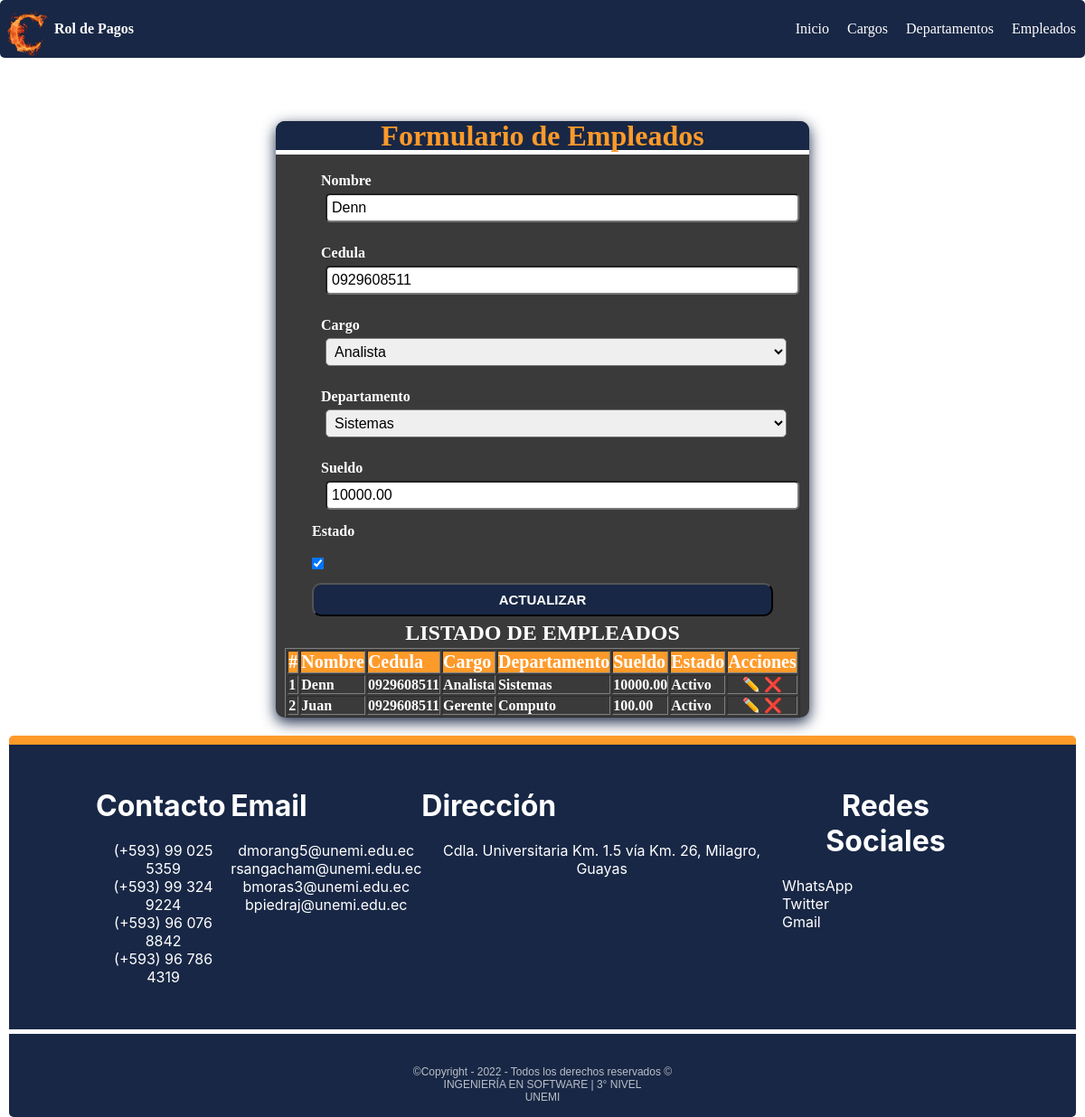
Screenshot of /editar_empleado/1 with the database file from the repository.
### mtto/models.py (models this page shows, shortened)
class Empleado(models.Model):
    id = models.AutoField(primary_key=True)
    nombre = models.CharField(max_length=100, blank=True, null=True)
    cedula = models.CharField(max_length=10, blank=True, null=True)
    cargo = models.ForeignKey(Cargo, on_delete=models.CASCADE)
    departamento = models.ForeignKey(Departamento, on_delete=models.CASCADE)
    sueldo = models.DecimalField(max_digits=10, decimal_places=2)
    estado = models.BooleanField(default=True)
    fecha_creacion = models.DateTimeField(auto_now_add=False, auto_now=True)
    class Meta:
        verbose_name = "Empleado"
        verbose_name_plural = "Empleados"
        ordering = ['id']

class Cargo(models.Model):
    descripcion = models.CharField(max_length=100, blank=False, null=True)
    estado = models.BooleanField(default=True)
    fecha_creacion = models.DateTimeField(auto_now_add=False, auto_now=True)
    class Meta:
        verbose_name = "Cargo"
        verbose_name_plural = "Cargos"
        ordering = ['id']
    def __str__(self):
        return self.descripcion

class Departamento(models.Model):
    descripcion = models.CharField(max_length=100, blank=True, null=True)
    estado = models.BooleanField(default=True)
    fecha_creacion = models.DateTimeField(auto_now_add=False, auto_now=True)
    class Meta:
        verbose_name = "Departamento"
        verbose_name_plural = "Departamentos"
        ordering = ['id']
    def __str__(self):
        return self.descripcion

### mtto/views.py (the view)
# urls.py: path('editar_empleado/<int:id>', editarEmpleado, name="editar_empleado"),
def editarEmpleado(request, id):
    error, empleado_form = None, None
    try:
        empleado = Empleado.objects.get(id=id)
        if request.method == "GET":
            empleado_form = EmpleadoFrom(instance=empleado)
        else:
            empleado_form = EmpleadoFrom(request.POST, instance=empleado)
            if empleado_form.is_valid():
                empleado_form.save()
                return redirect('empleado')
    except Exception as e:
        error = e
    empleados = Empleado.objects.all()
    return render(request, "pages/empleado.html",
                  {'empleadoForm': empleado_form, 'empleados': empleados, 'accion': 'Actualizar'})

### templates/Pages/empleado.html (shortened to what this page needs)
{% extends "inicio.html" %}
{% load static %}
{% block css %}
   <link rel="stylesheet" href="{% static 'css/formulario.css' %}" />
{% endblock %}
{% block contenido %}
  <section class="form-container">
    <div class="form-header" >
      <h1>Formulario de Empleados</h1>
    </div>
    <form method="POST" id="form-departamento" class="form">
       <div class="form-group">
        <label for="nombre">Nombre</label>
        {{empleadoForm.nombre}}
      </div>
      <div class="form-group">
        <label for="cedula">Cedula</label>
        {{empleadoForm.cedula}}
      </div>
      <div class="form-group">
        <label for="cargo">Cargo</label>
        {{empleadoForm.cargo}}
      </div>
      <div class="form-group">
        <label for="departamento" >Departamento</label>
        {{empleadoForm.departamento}}
      </div>
       <div class="form-group">
        <label for="sueldo">Sueldo</label>
        {{empleadoForm.sueldo}}
      </div>
      <div class="form-check">
      <label>Estado</label>
      {{empleadoForm.estado}}
    </div>
    <button
      id="enviar"
      type="submit"
      name="enviar">
    {{ accion }}
    </button>
    </form>
    <div class="consulta none table-responsive" id="consulta">
      <h2 style="text-align: center;">Listado de Empleados</h2>
      <table class="consulta-est" id="consulta-est" border="1">
        <thead>
         <tr>
          <th>#</th>
          <th>Nombre</th>
          <th>Cedula</th>
          <th>Cargo</th>
          <th>Departamento</th>
          <th>Sueldo</th>
          <th>Estado</th>
          <th>Acciones</th>
         </tr>
        </thead>
        <tbody class="detalle-est" id="detalle-est">
          {% for empleado in empleados  %}
          <tr>
                <td>{{empleado.id}}</td>
                <td>{{empleado.nombre}}</td>
                <td>{{empleado.cedula}}</td>
                <td>{{empleado.cargo}}</td>
                <td>{{empleado.departamento}}</td>
                <td>{{empleado.sueldo}}</td>
                <td>{% if empleado.estado %}
                  Activo
                  {% else %}
                  Inactivo
                  {% endif %}</td>
                <td class="acciones">
                  <a href="{% url 'editar_empleado' empleado.id %}">✏️</a>
                  <a href="{% url 'eliminar_empleado' empleado.id %}">❌</a>
                </td>
          </tr>
          {% endfor %}
        </tbody>
      </table>
    </div>
  </section>
{% endblock %}

### static/css/main.css (style rules this page uses)
:root { --primary-color: #182745; --secundary-color: #9c000e; --boton-success:#81f0b2; --boton-secundary:#3b3a3a; --boton-warning:#fe9a2a; --boton-cancelar:#fe4093; --font-size:16px; --font-color:#000; --font-color-reverse:#fff; }
html { box-sizing: border-box; font-size: var(--font-size); scroll-behavior: smooth; color:var(--font-color); }
:before,*:after { box-sizing: inherit; }
body { margin:0; overflow-x: hidden; box-sizing: inherit }
a { text-decoration: none; color: var(--font-color-reverse); }

### static/css/footer.css (style rules this page uses)
* { margin: 0; padding: 0; transition: 0.5s; }
body { height: 100vh; width: 100%; position: relative; }

### static/css/formulario.css (style rules this page uses)
.form-container { background-color: var(--boton-secundary); max-width: 50%; min-width: 240px; border-radius: 10px; box-shadow: 0px 5px 16px 0px var(--primary-color); overflow: hidden; color: var(--font-color-reverse); font-weight: 900; margin: 0 auto; }
.form-header { background: var(--primary-color); padding: 1px; text-align: center; border-bottom: 5px solid var(--font-color-reverse); line-height:30px; }
.form-header h1 { color: var(--boton-warning); font-size: 32px; }
form { padding: 5px 40px; }
.form-group input, .form-group select, .form-group textarea, .form-group { display: block; width: 100%; padding: 5px; margin: 5px; font-size: 1rem; border-radius: 5px; }
.form label { margin: 5px auto; display: block; }
.form-group *::placeholder { color: var(--primary-color); font-size:20px }
.form-check input[type="checkbox"] { margin: 15px auto; }
.form button { display: block; width: 100%; padding: 8px; background: var(--primary-color); border-radius: 10px; color: var(--font-color-reverse); cursor: pointer; font-weight: 900; font-size: 15px; text-transform: uppercase; transition: background-color 0.3s ease-in-out; }
.table-responsive { width: 100%; overflow-y: hidden; -ms-overflow-style: -ms-autohiding-scrollbar; display: flex; flex-direction:column; justify-content: center; align-items: center; }
.consulta h2 { color: var(--font-color-reverse); text-transform: uppercase; margin-bottom: 3px; text-align: center; }
.consulta-est { width: 90%; }
.consulta-est th { background-color: var(--boton-warning); color:var(--font-color-reverse); font-size:20px; text-align: center; }
.consulta-est th, td { width: 25%; text-align: left; }
.detalle-est .acciones { text-align: center; }

### rows the page displays
Empleado: nombre "Denn", cedula "0929608511", cargo "Analista", departamento "Sistemas", sueldo "10000.00", estado "☑", id "1", shows "Activo"
Empleado: id "2", nombre "Juan", cedula "0929608511", cargo "Gerente", departamento "Computo", sueldo "100.00", estado "Activo"

### other values shown
{{ accion }} "ACTUALIZAR"
